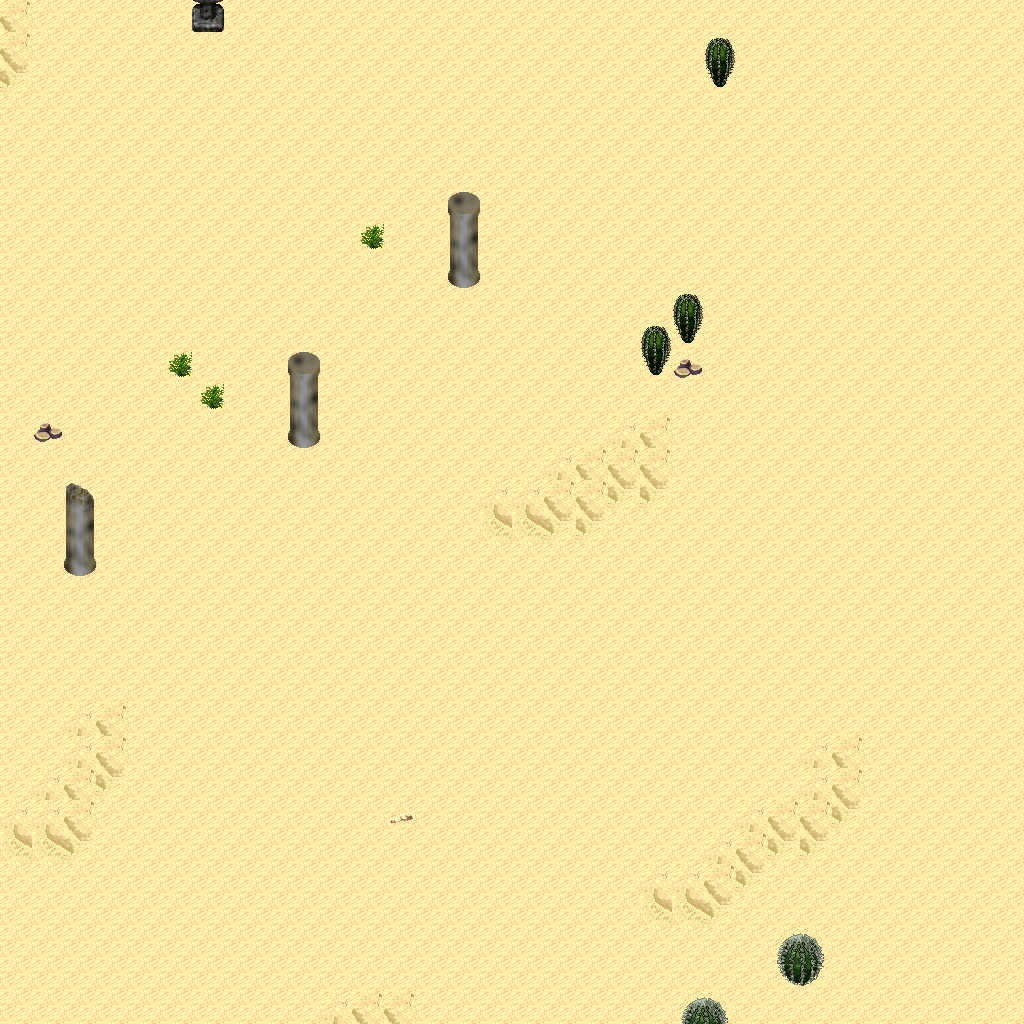

This is a level from a 2D game, rendered from its Tiled map with the project's own tilesets. A one-line summary and the map file follow, with tile-layer data summarised:
An orthogonal 32x32 tile map with 32x32 px tiles, 5 tile layers (Ground, Objects, Objects2, Above, ...), 1 hidden layer not drawn, 16 tilesets.

<map version="1.10" tiledversion="1.11.0" orientation="orthogonal" renderorder="right-down" width="32" height="32" tilewidth="32" tileheight="32" infinite="0" nextlayerid="11" nextobjectid="1">
 <tileset firstgid="1" name="logic_collision" tilewidth="32" tileheight="32" tilecount="1" columns="1">
  <image source="../drawable/logic_collision.png" width="32" height="32" />
 </tileset>
 <tileset firstgid="2" name="ground_ground" tilewidth="32" tileheight="32" tilecount="33" columns="3">
  <image source="../drawable/ground_ground.png" width="96" height="352" />
 </tileset>
 <tileset firstgid="35" name="terrain_desert" tilewidth="32" tileheight="32" tilecount="88" columns="8">
  <image source="../drawable/terrain_desert.png" width="256" height="352" />
 </tileset>
 <tileset firstgid="123" name="ground_sand_edges" tilewidth="32" tileheight="32" tilecount="15" columns="5">
  <image source="../drawable/ground_sand_edges.png" width="160" height="96" />
 </tileset>
 <tileset firstgid="138" name="ground_sand_2" tilewidth="32" tileheight="32" tilecount="15" columns="5">
  <image source="../drawable/ground_sand_2.png" width="160" height="96" />
 </tileset>
 <tileset firstgid="153" name="building_stone_ruins" tilewidth="32" tileheight="32" tilecount="72" columns="6">
  <image source="../drawable/building_stone_ruins.png" width="192" height="384" />
 </tileset>
 <tileset firstgid="225" name="item_statue_blackened_column" tilewidth="32" tileheight="32" tilecount="4" columns="1">
  <image source="../drawable/item_statue_blackened_column.png" width="32" height="128" />
 </tileset>
 <tileset firstgid="229" name="item_statue_skull_carving" tilewidth="32" tileheight="32" tilecount="4" columns="2">
  <image source="../drawable/item_statue_skull_carving.png" width="64" height="64" />
 </tileset>
 <tileset firstgid="233" name="item_statue_skullpedestal" tilewidth="32" tileheight="32" tilecount="2" columns="1">
  <image source="../drawable/item_statue_skullpedestal.png" width="32" height="64" />
 </tileset>
 <tileset firstgid="235" name="plant_tree_banana_tree" tilewidth="32" tileheight="32" tilecount="40" columns="4">
  <image source="../drawable/plant_tree_banana_tree.png" width="128" height="320" />
 </tileset>
 <tileset firstgid="275" name="plant_tree_palm_tree" tilewidth="32" tileheight="32" tilecount="6" columns="2">
  <image source="../drawable/plant_tree_palm_tree.png" width="64" height="96" />
 </tileset>
 <tileset firstgid="281" name="plant_tree_palm_trees" tilewidth="32" tileheight="32" tilecount="40" columns="4">
  <image source="../drawable/plant_tree_palm_trees.png" width="128" height="320" />
 </tileset>
 <tileset firstgid="321" name="plant_bush_large_green" tilewidth="32" tileheight="32" tilecount="9" columns="3">
  <image source="../drawable/plant_bush_large_green.png" width="96" height="96" />
 </tileset>
 <tileset firstgid="330" name="plant_cactus" tilewidth="32" tileheight="32" tilecount="2" columns="1">
  <image source="../drawable/plant_cactus.png" width="32" height="64" />
 </tileset>
 <tileset firstgid="332" name="plant_lily_pads" tilewidth="32" tileheight="32" tilecount="2" columns="1">
  <image source="../drawable/plant_lily_pads.png" width="32" height="64" />
 </tileset>
 <tileset firstgid="334" name="plant_round_cactuses" tilewidth="32" tileheight="32" tilecount="20" columns="10">
  <image source="../drawable/plant_round_cactuses.png" width="320" height="64" />
 </tileset>
 <layer id="1" name="Ground" width="32" height="32">
  <data>[1024 cells, 1024 non-empty, 5 distinct tile ids]</data>
 </layer>
 <layer id="2" name="Objects" width="32" height="32">
  <data>[1024 cells, 15 non-empty, 8 distinct tile ids]</data>
 </layer>
 <layer id="3" name="Objects2" width="32" height="32">
  <data>[1024 cells, 0 non-empty, 0 distinct tile ids]</data>
 </layer>
 <layer id="4" name="Above" width="32" height="32">
  <data>[1024 cells, 13 non-empty, 6 distinct tile ids]</data>
 </layer>
 <layer id="5" name="Above2" width="32" height="32">
  <data>[1024 cells, 0 non-empty, 0 distinct tile ids]</data>
 </layer>
 <layer id="6" name="Walkable" width="32" height="32" visible="0">
  <data>[1024 cells, 11 non-empty, 1 distinct tile ids]</data>
 </layer>
 <objectgroup id="7" name="Mapevents" />
 <objectgroup id="8" name="Spawn" />
 <objectgroup id="9" name="Keys" />
 <objectgroup id="10" name="Replace" />
</map>
